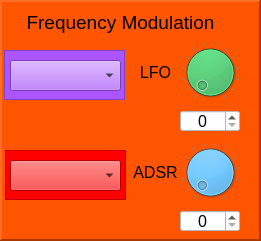
    <widget class="QFrame" name="frame_Osc1FreqMod">
     <property name="geometry">
      <rect>
       <x>190</x>
       <y>10</y>
       <width>261</width>
       <height>241</height>
      </rect>
     </property>
     <property name="styleSheet">
      <string notr="true">background-color: rgb(255, 85, 0);</string>
     </property>
     <property name="frameShape">
      <enum>QFrame::Panel</enum>
     </property>
     <property name="frameShadow">
      <enum>QFrame::Raised</enum>
     </property>
     <property name="lineWidth">
      <number>2</number>
     </property>
     <property name="midLineWidth">
      <number>2</number>
     </property>
     <widget class="QLabel" name="label_13">
      <property name="geometry">
       <rect>
        <x>10</x>
        <y>10</y>
        <width>221</width>
        <height>25</height>
       </rect>
      </property>
      <property name="font">
       <font>
        <pointsize>14</pointsize>
       </font>
      </property>
      <property name="text">
       <string>Frequency Modulation</string>
      </property>
      <property name="alignment">
       <set>Qt::AlignCenter</set>
      </property>
     </widget>
     <widget class="QLabel" name="label_14">
      <property name="geometry">
       <rect>
        <x>130</x>
        <y>160</y>
        <width>51</width>
        <height>25</height>
       </rect>
      </property>
      <property name="font">
       <font>
        <pointsize>12</pointsize>
       </font>
      </property>
      <property name="text">
       <string>ADSR</string>
      </property>
      <property name="alignment">
       <set>Qt::AlignCenter</set>
      </property>
     </widget>
     <widget class="QLabel" name="label_15">
      <property name="geometry">
       <rect>
        <x>130</x>
        <y>60</y>
        <width>51</width>
        <height>25</height>
       </rect>
      </property>
      <property name="font">
       <font>
        <pointsize>12</pointsize>
       </font>
      </property>
      <property name="text">
       <string>LFO</string>
      </property>
      <property name="alignment">
       <set>Qt::AlignCenter</set>
      </property>
     </widget>
     <widget class="QComboBox" name="comboBox_Osc1FreqModLFO">
      <property name="geometry">
       <rect>
        <x>10</x>
        <y>60</y>
        <width>111</width>
        <height>31</height>
       </rect>
      </property>
      <property name="font">
       <font>
        <pointsize>10</pointsize>
       </font>
      </property>
      <property name="focusPolicy">
       <enum>Qt::NoFocus</enum>
      </property>
      <property name="styleSheet">
       <string notr="true">
border-color: rgb(0, 0, 0);
background-color: rgb(170, 85, 255);
</string>
      </property>
      <property name="currentText">
       <string/>
      </property>
      <property name="currentIndex">
       <number>-1</number>
      </property>
      <property name="maxVisibleItems">
       <number>10</number>
      </property>
     </widget>
     <widget class="QComboBox" name="comboBox_Osc1FreqModAdsr">
      <property name="geometry">
       <rect>
        <x>10</x>
        <y>160</y>
        <width>111</width>
        <height>31</height>
       </rect>
      </property>
      <property name="font">
       <font>
        <pointsize>10</pointsize>
       </font>
      </property>
      <property name="focusPolicy">
       <enum>Qt::NoFocus</enum>
      </property>
      <property name="styleSheet">
       <string notr="true">
border-color: rgb(0, 0, 0);
background-color: rgb(255, 0, 0);
</string>
      </property>
      <property name="currentText">
       <string/>
      </property>
      <property name="currentIndex">
       <number>-1</number>
      </property>
      <property name="maxVisibleItems">
       <number>10</number>
      </property>
     </widget>
     <widget class="QDial" name="dial_Osc1FreqModLFOLevel">
      <property name="geometry">
       <rect>
        <x>180</x>
        <y>40</y>
        <width>60</width>
        <height>64</height>
       </rect>
      </property>
      <property name="focusPolicy">
       <enum>Qt::NoFocus</enum>
      </property>
      <property name="styleSheet">
       <string notr="true">background-color: rgb(22, 207, 75);</string>
      </property>
      <property name="maximum">
       <number>100</number>
      </property>
      <property name="value">
       <number>0</number>
      </property>
      <property name="wrapping">
       <bool>false</bool>
      </property>
      <property name="notchTarget">
       <double>8.000000000000000</double>
      </property>
      <property name="notchesVisible">
       <bool>true</bool>
      </property>
     </widget>
     <widget class="QDial" name="dial_Osc1FreqModAdsrLevel">
      <property name="geometry">
       <rect>
        <x>180</x>
        <y>140</y>
        <width>60</width>
        <height>64</height>
       </rect>
      </property>
      <property name="focusPolicy">
       <enum>Qt::NoFocus</enum>
      </property>
      <property name="styleSheet">
       <string notr="true">background-color: rgb(57, 176, 255);</string>
      </property>
      <property name="maximum">
       <number>100</number>
      </property>
      <property name="value">
       <number>0</number>
      </property>
      <property name="wrapping">
       <bool>false</bool>
      </property>
      <property name="notchTarget">
       <double>8.000000000000000</double>
      </property>
      <property name="notchesVisible">
       <bool>true</bool>
      </property>
     </widget>
     <widget class="QSpinBox" name="spinBox_Osc1FreqModAdsrLevel">
      <property name="geometry">
       <rect>
        <x>180</x>
        <y>210</y>
        <width>60</width>
        <height>22</height>
       </rect>
      </property>
      <property name="font">
       <font>
        <pointsize>12</pointsize>
       </font>
      </property>
      <property name="focusPolicy">
       <enum>Qt::NoFocus</enum>
      </property>
      <property name="styleSheet">
       <string notr="true">background-color: rgb(255, 255, 255);</string>
      </property>
      <property name="alignment">
       <set>Qt::AlignCenter</set>
      </property>
      <property name="readOnly">
       <bool>false</bool>
      </property>
      <property name="accelerated">
       <bool>true</bool>
      </property>
      <property name="maximum">
       <number>100</number>
      </property>
      <property name="value">
       <number>0</number>
      </property>
     </widget>
     <widget class="QSpinBox" name="spinBox_Osc1FreqModLfoLevel">
      <property name="geometry">
       <rect>
        <x>180</x>
        <y>110</y>
        <width>60</width>
        <height>22</height>
       </rect>
      </property>
      <property name="font">
       <font>
        <pointsize>12</pointsize>
       </font>
      </property>
      <property name="focusPolicy">
       <enum>Qt::NoFocus</enum>
      </property>
      <property name="styleSheet">
       <string notr="true">background-color: rgb(255, 255, 255);</string>
      </property>
      <property name="alignment">
       <set>Qt::AlignCenter</set>
      </property>
      <property name="readOnly">
       <bool>false</bool>
      </property>
      <property name="accelerated">
       <bool>true</bool>
      </property>
      <property name="maximum">
       <number>100</number>
      </property>
      <property name="value">
       <number>0</number>
      </property>
     </widget>
     <widget class="QFrame" name="frame_4">
      <property name="geometry">
       <rect>
        <x>5</x>
        <y>150</y>
        <width>121</width>
        <height>50</height>
       </rect>
      </property>
      <property name="styleSheet">
       <string notr="true">background-color: rgb(255, 0, 0);</string>
      </property>
      <property name="frameShape">
       <enum>QFrame::StyledPanel</enum>
      </property>
      <property name="frameShadow">
       <enum>QFrame::Raised</enum>
      </property>
     </widget>
     <widget class="QFrame" name="frame_8">
      <property name="geometry">
       <rect>
        <x>4</x>
        <y>50</y>
        <width>121</width>
        <height>50</height>
       </rect>
      </property>
      <property name="styleSheet">
       <string notr="true">background-color: rgb(170, 85, 255);</string>
      </property>
      <property name="frameShape">
       <enum>QFrame::StyledPanel</enum>
      </property>
      <property name="frameShadow">
       <enum>QFrame::Raised</enum>
      </property>
     </widget>
     <zorder>frame_8</zorder>
     <zorder>frame_4</zorder>
     <zorder>label_13</zorder>
     <zorder>label_14</zorder>
     <zorder>label_15</zorder>
     <zorder>comboBox_Osc1FreqModLFO</zorder>
     <zorder>comboBox_Osc1FreqModAdsr</zorder>
     <zorder>dial_Osc1FreqModLFOLevel</zorder>
     <zorder>dial_Osc1FreqModAdsrLevel</zorder>
     <zorder>spinBox_Osc1FreqModAdsrLevel</zorder>
     <zorder>spinBox_Osc1FreqModLfoLevel</zorder>
    </widget>
